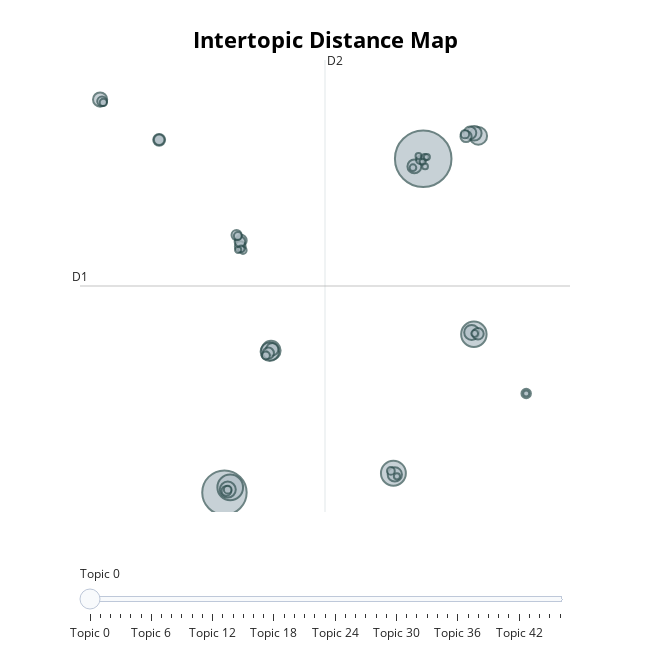

This figure's notebook cell:
### Code cell
# Visualise topics on a map
topic_model.visualize_topics()

### Figure 1 — Plotly figure (JSON) as saved in the notebook; plotly's stock layout.template omitted (floating-point values rounded to 4 significant figures; data arrays with more than 128 entries replaced by an {"elided": "..."} marker saying what was removed)
{"data": [{"customdata": {"elided": "47x3 mixed values"}, "hovertemplate": "<b>Topic %{customdata[0]}</b><br>%{customdata[1]}<br>Size: %{customdata[2]}", "legendgroup": "", "marker": {"color": "#B0BEC5", "line": {"color": "DarkSlateGrey", "width": 2}, "size": [4978, 3073, 1025, 1009, 964, 574, 528, 482, 400, 348, 336, 317, 313, 298, 245, 236, 221, 205, 198, 194, 193, 180, 176, 171, 158, 149, 144, 139, 109, 99, 99, 97, 94, 92, 83, 82, 75, 71, 70, 68, 61, 59, 58, 57, 56, 55, 51], "sizemode": "area", "sizeref": 3.111, "symbol": "circle"}, "mode": "markers", "name": "", "orientation": "v", "showlegend": false, "type": "scatter", "x": [13.56, -0.6935, -0.2793, 17.2, 11.42, 2.647, 2.562, 17.51, -0.4547, 17.04, 17.22, 11.53, -9.611, 12.93, 16.92, 2.74, -5.376, 17.49, 0.4982, 16.63, 2.458, 0.4408, 0.4188, -5.376, 0.1753, -0.5481, -9.474, 20.95, 16.56, 2.278, 13.34, 0.2678, 11.24, -0.4584, 0.6359, -9.379, 13.66, 17.25, 12.83, 0.5117, 0.2909, 11.68, 20.95, 13.52, 13.82, 13.22, 13.7], "xaxis": "x", "y": [16.26, -10.28, -9.87, 2.306, -8.741, 1.015, 0.9199, 18.07, -10.05, 2.451, 18.28, -8.843, 20.96, 15.65, 18.32, 1.111, 17.76, 2.338, 9.758, 18.03, 0.8013, 9.273, 9.662, 17.76, 10.19, -10.14, 20.83, -2.403, 18.21, 0.6121, 16.16, 10.12, -8.559, -10.05, 8.977, 20.73, 16.36, 2.364, 15.54, 9.091, 9.007, -8.992, -2.403, 16.03, 16.39, 16.48, 15.65], "yaxis": "y"}], "layout": {"annotations": [{"showarrow": false, "text": "D1", "x": -11.05, "y": 6.141, "yshift": 10}, {"showarrow": false, "text": "D2", "x": 6.518, "xshift": 10, "y": 24.11}], "height": 650, "hoverlabel": {"bgcolor": "white", "font": {"family": "Rockwell", "size": 16}}, "legend": {"itemsizing": "constant", "tracegroupgap": 0}, "margin": {"t": 60}, "shapes": [{"line": {"color": "#CFD8DC", "width": 2}, "type": "line", "x0": 6.518, "x1": 6.518, "y0": -11.83, "y1": 24.11}, {"line": {"color": "#9E9E9E", "width": 2}, "type": "line", "x0": -11.05, "x1": 24.09, "y0": 6.141, "y1": 6.141}], "sliders": [{"active": 0, "pad": {"t": 50}, "steps": [{"args": [{"marker.color": [["red", "#B0BEC5", "#B0BEC5", "#B0BEC5", "#B0BEC5", "#B0BEC5", "#B0BEC5", "#B0BEC5", "#B0BEC5", "#B0BEC5", "#B0BEC5", "#B0BEC5", "#B0BEC5", "#B0BEC5", "#B0BEC5", "#B0BEC5", "#B0BEC5", "#B0BEC5", "#B0BEC5", "#B0BEC5", "#B0BEC5", "#B0BEC5", "#B0BEC5", "#B0BEC5", "#B0BEC5", "#B0BEC5", "#B0BEC5", "#B0BEC5", "#B0BEC5", "#B0BEC5", "#B0BEC5", "#B0BEC5", "#B0BEC5", "#B0BEC5", "#B0BEC5", "#B0BEC5", "#B0BEC5", "#B0BEC5", "#B0BEC5", "#B0BEC5", "#B0BEC5", "#B0BEC5", "#B0BEC5", "#B0BEC5", "#B0BEC5", "#B0BEC5", "#B0BEC5"]]}], "label": "Topic 0", "method": "update"}, {"args": [{"marker.color": [["#B0BEC5", "red", "#B0BEC5", "#B0BEC5", "#B0BEC5", "#B0BEC5", "#B0BEC5", "#B0BEC5", "#B0BEC5", "#B0BEC5", "#B0BEC5", "#B0BEC5", "#B0BEC5", "#B0BEC5", "#B0BEC5", "#B0BEC5", "#B0BEC5", "#B0BEC5", "#B0BEC5", "#B0BEC5", "#B0BEC5", "#B0BEC5", "#B0BEC5", "#B0BEC5", "#B0BEC5", "#B0BEC5", "#B0BEC5", "#B0BEC5", "#B0BEC5", "#B0BEC5", "#B0BEC5", "#B0BEC5", "#B0BEC5", "#B0BEC5", "#B0BEC5", "#B0BEC5", "#B0BEC5", "#B0BEC5", "#B0BEC5", "#B0BEC5", "#B0BEC5", "#B0BEC5", "#B0BEC5", "#B0BEC5", "#B0BEC5", "#B0BEC5", "#B0BEC5"]]}], "label": "Topic 1", "method": "update"}, {"args": [{"marker.color": [["#B0BEC5", "#B0BEC5", "red", "#B0BEC5", "#B0BEC5", "#B0BEC5", "#B0BEC5", "#B0BEC5", "#B0BEC5", "#B0BEC5", "#B0BEC5", "#B0BEC5", "#B0BEC5", "#B0BEC5", "#B0BEC5", "#B0BEC5", "#B0BEC5", "#B0BEC5", "#B0BEC5", "#B0BEC5", "#B0BEC5", "#B0BEC5", "#B0BEC5", "#B0BEC5", "#B0BEC5", "#B0BEC5", "#B0BEC5", "#B0BEC5", "#B0BEC5", "#B0BEC5", "#B0BEC5", "#B0BEC5", "#B0BEC5", "#B0BEC5", "#B0BEC5", "#B0BEC5", "#B0BEC5", "#B0BEC5", "#B0BEC5", "#B0BEC5", "#B0BEC5", "#B0BEC5", "#B0BEC5", "#B0BEC5", "#B0BEC5", "#B0BEC5", "#B0BEC5"]]}], "label": "Topic 2", "method": "update"}, {"args": [{"marker.color": [["#B0BEC5", "#B0BEC5", "#B0BEC5", "red", "#B0BEC5", "#B0BEC5", "#B0BEC5", "#B0BEC5", "#B0BEC5", "#B0BEC5", "#B0BEC5", "#B0BEC5", "#B0BEC5", "#B0BEC5", "#B0BEC5", "#B0BEC5", "#B0BEC5", "#B0BEC5", "#B0BEC5", "#B0BEC5", "#B0BEC5", "#B0BEC5", "#B0BEC5", "#B0BEC5", "#B0BEC5", "#B0BEC5", "#B0BEC5", "#B0BEC5", "#B0BEC5", "#B0BEC5", "#B0BEC5", "#B0BEC5", "#B0BEC5", "#B0BEC5", "#B0BEC5", "#B0BEC5", "#B0BEC5", "#B0BEC5", "#B0BEC5", "#B0BEC5", "#B0BEC5", "#B0BEC5", "#B0BEC5", "#B0BEC5", "#B0BEC5", "#B0BEC5", "#B0BEC5"]]}], "label": "Topic 3", "method": "update"}, {"args": [{"marker.color": [["#B0BEC5", "#B0BEC5", "#B0BEC5", "#B0BEC5", "red", "#B0BEC5", "#B0BEC5", "#B0BEC5", "#B0BEC5", "#B0BEC5", "#B0BEC5", "#B0BEC5", "#B0BEC5", "#B0BEC5", "#B0BEC5", "#B0BEC5", "#B0BEC5", "#B0BEC5", "#B0BEC5", "#B0BEC5", "#B0BEC5", "#B0BEC5", "#B0BEC5", "#B0BEC5", "#B0BEC5", "#B0BEC5", "#B0BEC5", "#B0BEC5", "#B0BEC5", "#B0BEC5", "#B0BEC5", "#B0BEC5", "#B0BEC5", "#B0BEC5", "#B0BEC5", "#B0BEC5", "#B0BEC5", "#B0BEC5", "#B0BEC5", "#B0BEC5", "#B0BEC5", "#B0BEC5", "#B0BEC5", "#B0BEC5", "#B0BEC5", "#B0BEC5", "#B0BEC5"]]}], "label": "Topic 4", "method": "update"}, {"args": [{"marker.color": [["#B0BEC5", "#B0BEC5", "#B0BEC5", "#B0BEC5", "#B0BEC5", "red", "#B0BEC5", "#B0BEC5", "#B0BEC5", "#B0BEC5", "#B0BEC5", "#B0BEC5", "#B0BEC5", "#B0BEC5", "#B0BEC5", "#B0BEC5", "#B0BEC5", "#B0BEC5", "#B0BEC5", "#B0BEC5", "#B0BEC5", "#B0BEC5", "#B0BEC5", "#B0BEC5", "#B0BEC5", "#B0BEC5", "#B0BEC5", "#B0BEC5", "#B0BEC5", "#B0BEC5", "#B0BEC5", "#B0BEC5", "#B0BEC5", "#B0BEC5", "#B0BEC5", "#B0BEC5", "#B0BEC5", "#B0BEC5", "#B0BEC5", "#B0BEC5", "#B0BEC5", "#B0BEC5", "#B0BEC5", "#B0BEC5", "#B0BEC5", "#B0BEC5", "#B0BEC5"]]}], "label": "Topic 5", "method": "update"}, {"args": [{"marker.color": [["#B0BEC5", "#B0BEC5", "#B0BEC5", "#B0BEC5", "#B0BEC5", "#B0BEC5", "red", "#B0BEC5", "#B0BEC5", "#B0BEC5", "#B0BEC5", "#B0BEC5", "#B0BEC5", "#B0BEC5", "#B0BEC5", "#B0BEC5", "#B0BEC5", "#B0BEC5", "#B0BEC5", "#B0BEC5", "#B0BEC5", "#B0BEC5", "#B0BEC5", "#B0BEC5", "#B0BEC5", "#B0BEC5", "#B0BEC5", "#B0BEC5", "#B0BEC5", "#B0BEC5", "#B0BEC5", "#B0BEC5", "#B0BEC5", "#B0BEC5", "#B0BEC5", "#B0BEC5", "#B0BEC5", "#B0BEC5", "#B0BEC5", "#B0BEC5", "#B0BEC5", "#B0BEC5", "#B0BEC5", "#B0BEC5", "#B0BEC5", "#B0BEC5", "#B0BEC5"]]}], "label": "Topic 6", "method": "update"}, {"args": [{"marker.color": [["#B0BEC5", "#B0BEC5", "#B0BEC5", "#B0BEC5", "#B0BEC5", "#B0BEC5", "#B0BEC5", "red", "#B0BEC5", "#B0BEC5", "#B0BEC5", "#B0BEC5", "#B0BEC5", "#B0BEC5", "#B0BEC5", "#B0BEC5", "#B0BEC5", "#B0BEC5", "#B0BEC5", "#B0BEC5", "#B0BEC5", "#B0BEC5", "#B0BEC5", "#B0BEC5", "#B0BEC5", "#B0BEC5", "#B0BEC5", "#B0BEC5", "#B0BEC5", "#B0BEC5", "#B0BEC5", "#B0BEC5", "#B0BEC5", "#B0BEC5", "#B0BEC5", "#B0BEC5", "#B0BEC5", "#B0BEC5", "#B0BEC5", "#B0BEC5", "#B0BEC5", "#B0BEC5", "#B0BEC5", "#B0BEC5", "#B0BEC5", "#B0BEC5", "#B0BEC5"]]}], "label": "Topic 7", "method": "update"}, {"args": [{"marker.color": [["#B0BEC5", "#B0BEC5", "#B0BEC5", "#B0BEC5", "#B0BEC5", "#B0BEC5", "#B0BEC5", "#B0BEC5", "red", "#B0BEC5", "#B0BEC5", "#B0BEC5", "#B0BEC5", "#B0BEC5", "#B0BEC5", "#B0BEC5", "#B0BEC5", "#B0BEC5", "#B0BEC5", "#B0BEC5", "#B0BEC5", "#B0BEC5", "#B0BEC5", "#B0BEC5", "#B0BEC5", "#B0BEC5", "#B0BEC5", "#B0BEC5", "#B0BEC5", "#B0BEC5", "#B0BEC5", "#B0BEC5", "#B0BEC5", "#B0BEC5", "#B0BEC5", "#B0BEC5", "#B0BEC5", "#B0BEC5", "#B0BEC5", "#B0BEC5", "#B0BEC5", "#B0BEC5", "#B0BEC5", "#B0BEC5", "#B0BEC5", "#B0BEC5", "#B0BEC5"]]}], "label": "Topic 8", "method": "update"}, {"args": [{"marker.color": [["#B0BEC5", "#B0BEC5", "#B0BEC5", "#B0BEC5", "#B0BEC5", "#B0BEC5", "#B0BEC5", "#B0BEC5", "#B0BEC5", "red", "#B0BEC5", "#B0BEC5", "#B0BEC5", "#B0BEC5", "#B0BEC5", "#B0BEC5", "#B0BEC5", "#B0BEC5", "#B0BEC5", "#B0BEC5", "#B0BEC5", "#B0BEC5", "#B0BEC5", "#B0BEC5", "#B0BEC5", "#B0BEC5", "#B0BEC5", "#B0BEC5", "#B0BEC5", "#B0BEC5", "#B0BEC5", "#B0BEC5", "#B0BEC5", "#B0BEC5", "#B0BEC5", "#B0BEC5", "#B0BEC5", "#B0BEC5", "#B0BEC5", "#B0BEC5", "#B0BEC5", "#B0BEC5", "#B0BEC5", "#B0BEC5", "#B0BEC5", "#B0BEC5", "#B0BEC5"]]}], "label": "Topic 9", "method": "update"}, {"args": [{"marker.color": [["#B0BEC5", "#B0BEC5", "#B0BEC5", "#B0BEC5", "#B0BEC5", "#B0BEC5", "#B0BEC5", "#B0BEC5", "#B0BEC5", "#B0BEC5", "red", "#B0BEC5", "#B0BEC5", "#B0BEC5", "#B0BEC5", "#B0BEC5", "#B0BEC5", "#B0BEC5", "#B0BEC5", "#B0BEC5", "#B0BEC5", "#B0BEC5", "#B0BEC5", "#B0BEC5", "#B0BEC5", "#B0BEC5", "#B0BEC5", "#B0BEC5", "#B0BEC5", "#B0BEC5", "#B0BEC5", "#B0BEC5", "#B0BEC5", "#B0BEC5", "#B0BEC5", "#B0BEC5", "#B0BEC5", "#B0BEC5", "#B0BEC5", "#B0BEC5", "#B0BEC5", "#B0BEC5", "#B0BEC5", "#B0BEC5", "#B0BEC5", "#B0BEC5", "#B0BEC5"]]}], "label": "Topic 10", "method": "update"}, {"args": [{"marker.color": [["#B0BEC5", "#B0BEC5", "#B0BEC5", "#B0BEC5", "#B0BEC5", "#B0BEC5", "#B0BEC5", "#B0BEC5", "#B0BEC5", "#B0BEC5", "#B0BEC5", "red", "#B0BEC5", "#B0BEC5", "#B0BEC5", "#B0BEC5", "#B0BEC5", "#B0BEC5", "#B0BEC5", "#B0BEC5", "#B0BEC5", "#B0BEC5", "#B0BEC5", "#B0BEC5", "#B0BEC5", "#B0BEC5", "#B0BEC5", "#B0BEC5", "#B0BEC5", "#B0BEC5", "#B0BEC5", "#B0BEC5", "#B0BEC5", "#B0BEC5", "#B0BEC5", "#B0BEC5", "#B0BEC5", "#B0BEC5", "#B0BEC5", "#B0BEC5", "#B0BEC5", "#B0BEC5", "#B0BEC5", "#B0BEC5", "#B0BEC5", "#B0BEC5", "#B0BEC5"]]}], "label": "Topic 11", "method": "update"}, {"args": [{"marker.color": [["#B0BEC5", "#B0BEC5", "#B0BEC5", "#B0BEC5", "#B0BEC5", "#B0BEC5", "#B0BEC5", "#B0BEC5", "#B0BEC5", "#B0BEC5", "#B0BEC5", "#B0BEC5", "red", "#B0BEC5", "#B0BEC5", "#B0BEC5", "#B0BEC5", "#B0BEC5", "#B0BEC5", "#B0BEC5", "#B0BEC5", "#B0BEC5", "#B0BEC5", "#B0BEC5", "#B0BEC5", "#B0BEC5", "#B0BEC5", "#B0BEC5", "#B0BEC5", "#B0BEC5", "#B0BEC5", "#B0BEC5", "#B0BEC5", "#B0BEC5", "#B0BEC5", "#B0BEC5", "#B0BEC5", "#B0BEC5", "#B0BEC5", "#B0BEC5", "#B0BEC5", "#B0BEC5", "#B0BEC5", "#B0BEC5", "#B0BEC5", "#B0BEC5", "#B0BEC5"]]}], "label": "Topic 12", "method": "update"}, {"args": [{"marker.color": [["#B0BEC5", "#B0BEC5", "#B0BEC5", "#B0BEC5", "#B0BEC5", "#B0BEC5", "#B0BEC5", "#B0BEC5", "#B0BEC5", "#B0BEC5", "#B0BEC5", "#B0BEC5", "#B0BEC5", "red", "#B0BEC5", "#B0BEC5", "#B0BEC5", "#B0BEC5", "#B0BEC5", "#B0BEC5", "#B0BEC5", "#B0BEC5", "#B0BEC5", "#B0BEC5", "#B0BEC5", "#B0BEC5", "#B0BEC5", "#B0BEC5", "#B0BEC5", "#B0BEC5", "#B0BEC5", "#B0BEC5", "#B0BEC5", "#B0BEC5", "#B0BEC5", "#B0BEC5", "#B0BEC5", "#B0BEC5", "#B0BEC5", "#B0BEC5", "#B0BEC5", "#B0BEC5", "#B0BEC5", "#B0BEC5", "#B0BEC5", "#B0BEC5", "#B0BEC5"]]}], "label": "Topic 13", "method": "update"}, {"args": [{"marker.color": [["#B0BEC5", "#B0BEC5", "#B0BEC5", "#B0BEC5", "#B0BEC5", "#B0BEC5", "#B0BEC5", "#B0BEC5", "#B0BEC5", "#B0BEC5", "#B0BEC5", "#B0BEC5", "#B0BEC5", "#B0BEC5", "red", "#B0BEC5", "#B0BEC5", "#B0BEC5", "#B0BEC5", "#B0BEC5", "#B0BEC5", "#B0BEC5", "#B0BEC5", "#B0BEC5", "#B0BEC5", "#B0BEC5", "#B0BEC5", "#B0BEC5", "#B0BEC5", "#B0BEC5", "#B0BEC5", "#B0BEC5", "#B0BEC5", "#B0BEC5", "#B0BEC5", "#B0BEC5", "#B0BEC5", "#B0BEC5", "#B0BEC5", "#B0BEC5", "#B0BEC5", "#B0BEC5", "#B0BEC5", "#B0BEC5", "#B0BEC5", "#B0BEC5", "#B0BEC5"]]}], "label": "Topic 14", "method": "update"}, {"args": [{"marker.color": [["#B0BEC5", "#B0BEC5", "#B0BEC5", "#B0BEC5", "#B0BEC5", "#B0BEC5", "#B0BEC5", "#B0BEC5", "#B0BEC5", "#B0BEC5", "#B0BEC5", "#B0BEC5", "#B0BEC5", "#B0BEC5", "#B0BEC5", "red", "#B0BEC5", "#B0BEC5", "#B0BEC5", "#B0BEC5", "#B0BEC5", "#B0BEC5", "#B0BEC5", "#B0BEC5", "#B0BEC5", "#B0BEC5", "#B0BEC5", "#B0BEC5", "#B0BEC5", "#B0BEC5", "#B0BEC5", "#B0BEC5", "#B0BEC5", "#B0BEC5", "#B0BEC5", "#B0BEC5", "#B0BEC5", "#B0BEC5", "#B0BEC5", "#B0BEC5", "#B0BEC5", "#B0BEC5", "#B0BEC5", "#B0BEC5", "#B0BEC5", "#B0BEC5", "#B0BEC5"]]}], "label": "Topic 15", "method": "update"}, {"args": [{"marker.color": [["#B0BEC5", "#B0BEC5", "#B0BEC5", "#B0BEC5", "#B0BEC5", "#B0BEC5", "#B0BEC5", "#B0BEC5", "#B0BEC5", "#B0BEC5", "#B0BEC5", "#B0BEC5", "#B0BEC5", "#B0BEC5", "#B0BEC5", "#B0BEC5", "red", "#B0BEC5", "#B0BEC5", "#B0BEC5", "#B0BEC5", "#B0BEC5", "#B0BEC5", "#B0BEC5", "#B0BEC5", "#B0BEC5", "#B0BEC5", "#B0BEC5", "#B0BEC5", "#B0BEC5", "#B0BEC5", "#B0BEC5", "#B0BEC5", "#B0BEC5", "#B0BEC5", "#B0BEC5", "#B0BEC5", "#B0BEC5", "#B0BEC5", "#B0BEC5", "#B0BEC5", "#B0BEC5", "#B0BEC5", "#B0BEC5", "#B0BEC5", "#B0BEC5", "#B0BEC5"]]}], "label": "Topic 16", "method": "update"}, {"args": [{"marker.color": [["#B0BEC5", "#B0BEC5", "#B0BEC5", "#B0BEC5", "#B0BEC5", "#B0BEC5", "#B0BEC5", "#B0BEC5", "#B0BEC5", "#B0BEC5", "#B0BEC5", "#B0BEC5", "#B0BEC5", "#B0BEC5", "#B0BEC5", "#B0BEC5", "#B0BEC5", "red", "#B0BEC5", "#B0BEC5", "#B0BEC5", "#B0BEC5", "#B0BEC5", "#B0BEC5", "#B0BEC5", "#B0BEC5", "#B0BEC5", "#B0BEC5", "#B0BEC5", "#B0BEC5", "#B0BEC5", "#B0BEC5", "#B0BEC5", "#B0BEC5", "#B0BEC5", "#B0BEC5", "#B0BEC5", "#B0BEC5", "#B0BEC5", "#B0BEC5", "#B0BEC5", "#B0BEC5", "#B0BEC5", "#B0BEC5", "#B0BEC5", "#B0BEC5", "#B0BEC5"]]}], "label": "Topic 17", "method": "update"}, {"args": [{"marker.color": [["#B0BEC5", "#B0BEC5", "#B0BEC5", "#B0BEC5", "#B0BEC5", "#B0BEC5", "#B0BEC5", "#B0BEC5", "#B0BEC5", "#B0BEC5", "#B0BEC5", "#B0BEC5", "#B0BEC5", "#B0BEC5", "#B0BEC5", "#B0BEC5", "#B0BEC5", "#B0BEC5", "red", "#B0BEC5", "#B0BEC5", "#B0BEC5", "#B0BEC5", "#B0BEC5", "#B0BEC5", "#B0BEC5", "#B0BEC5", "#B0BEC5", "#B0BEC5", "#B0BEC5", "#B0BEC5", "#B0BEC5", "#B0BEC5", "#B0BEC5", "#B0BEC5", "#B0BEC5", "#B0BEC5", "#B0BEC5", "#B0BEC5", "#B0BEC5", "#B0BEC5", "#B0BEC5", "#B0BEC5", "#B0BEC5", "#B0BEC5", "#B0BEC5", "#B0BEC5"]]}], "label": "Topic 18", "method": "update"}, {"args": [{"marker.color": [["#B0BEC5", "#B0BEC5", "#B0BEC5", "#B0BEC5", "#B0BEC5", "#B0BEC5", "#B0BEC5", "#B0BEC5", "#B0BEC5", "#B0BEC5", "#B0BEC5", "#B0BEC5", "#B0BEC5", "#B0BEC5", "#B0BEC5", "#B0BEC5", "#B0BEC5", "#B0BEC5", "#B0BEC5", "red", "#B0BEC5", "#B0BEC5", "#B0BEC5", "#B0BEC5", "#B0BEC5", "#B0BEC5", "#B0BEC5", "#B0BEC5", "#B0BEC5", "#B0BEC5", "#B0BEC5", "#B0BEC5", "#B0BEC5", "#B0BEC5", "#B0BEC5", "#B0BEC5", "#B0BEC5", "#B0BEC5", "#B0BEC5", "#B0BEC5", "#B0BEC5", "#B0BEC5", "#B0BEC5", "#B0BEC5", "#B0BEC5", "#B0BEC5", "#B0BEC5"]]}], "label": "Topic 19", "method": "update"}, {"args": [{"marker.color": [["#B0BEC5", "#B0BEC5", "#B0BEC5", "#B0BEC5", "#B0BEC5", "#B0BEC5", "#B0BEC5", "#B0BEC5", "#B0BEC5", "#B0BEC5", "#B0BEC5", "#B0BEC5", "#B0BEC5", "#B0BEC5", "#B0BEC5", "#B0BEC5", "#B0BEC5", "#B0BEC5", "#B0BEC5", "#B0BEC5", "red", "#B0BEC5", "#B0BEC5", "#B0BEC5", "#B0BEC5", "#B0BEC5", "#B0BEC5", "#B0BEC5", "#B0BEC5", "#B0BEC5", "#B0BEC5", "#B0BEC5", "#B0BEC5", "#B0BEC5", "#B0BEC5", "#B0BEC5", "#B0BEC5", "#B0BEC5", "#B0BEC5", "#B0BEC5", "#B0BEC5", "#B0BEC5", "#B0BEC5", "#B0BEC5", "#B0BEC5", "#B0BEC5", "#B0BEC5"]]}], "label": "Topic 20", "method": "update"}, {"args": [{"marker.color": [["#B0BEC5", "#B0BEC5", "#B0BEC5", "#B0BEC5", "#B0BEC5", "#B0BEC5", "#B0BEC5", "#B0BEC5", "#B0BEC5", "#B0BEC5", "#B0BEC5", "#B0BEC5", "#B0BEC5", "#B0BEC5", "#B0BEC5", "#B0BEC5", "#B0BEC5", "#B0BEC5", "#B0BEC5", "#B0BEC5", "#B0BEC5", "red", "#B0BEC5", "#B0BEC5", "#B0BEC5", "#B0BEC5", "#B0BEC5", "#B0BEC5", "#B0BEC5", "#B0BEC5", "#B0BEC5", "#B0BEC5", "#B0BEC5", "#B0BEC5", "#B0BEC5", "#B0BEC5", "#B0BEC5", "#B0BEC5", "#B0BEC5", "#B0BEC5", "#B0BEC5", "#B0BEC5", "#B0BEC5", "#B0BEC5", "#B0BEC5", "#B0BEC5", "#B0BEC5"]]}], "label": "Topic 21", "method": "update"}, {"args": [{"marker.color": [["#B0BEC5", "#B0BEC5", "#B0BEC5", "#B0BEC5", "#B0BEC5", "#B0BEC5", "#B0BEC5", "#B0BEC5", "#B0BEC5", "#B0BEC5", "#B0BEC5", "#B0BEC5", "#B0BEC5", "#B0BEC5", "#B0BEC5", "#B0BEC5", "#B0BEC5", "#B0BEC5", "#B0BEC5", "#B0BEC5", "#B0BEC5", "#B0BEC5", "red", "#B0BEC5", "#B0BEC5", "#B0BEC5", "#B0BEC5", "#B0BEC5", "#B0BEC5", "#B0BEC5", "#B0BEC5", "#B0BEC5", "#B0BEC5", "#B0BEC5", "#B0BEC5", "#B0BEC5", "#B0BEC5", "#B0BEC5", "#B0BEC5", "#B0BEC5", "#B0BEC5", "#B0BEC5", "#B0BEC5", "#B0BEC5", "#B0BEC5", "#B0BEC5", "#B0BEC5"]]}], "label": "Topic 22", "method": "update"}, {"args": [{"marker.color": [["#B0BEC5", "#B0BEC5", "#B0BEC5", "#B0BEC5", "#B0BEC5", "#B0BEC5", "#B0BEC5", "#B0BEC5", "#B0BEC5", "#B0BEC5", "#B0BEC5", "#B0BEC5", "#B0BEC5", "#B0BEC5", "#B0BEC5", "#B0BEC5", "#B0BEC5", "#B0BEC5", "#B0BEC5", "#B0BEC5", "#B0BEC5", "#B0BEC5", "#B0BEC5", "red", "#B0BEC5", "#B0BEC5", "#B0BEC5", "#B0BEC5", "#B0BEC5", "#B0BEC5", "#B0BEC5", "#B0BEC5", "#B0BEC5", "#B0BEC5", "#B0BEC5", "#B0BEC5", "#B0BEC5", "#B0BEC5", "#B0BEC5", "#B0BEC5", "#B0BEC5", "#B0BEC5", "#B0BEC5", "#B0BEC5", "#B0BEC5", "#B0BEC5", "#B0BEC5"]]}], "label": "Topic 23", "method": "update"}, {"args": [{"marker.color": [["#B0BEC5", "#B0BEC5", "#B0BEC5", "#B0BEC5", "#B0BEC5", "#B0BEC5", "#B0BEC5", "#B0BEC5", "#B0BEC5", "#B0BEC5", "#B0BEC5", "#B0BEC5", "#B0BEC5", "#B0BEC5", "#B0BEC5", "#B0BEC5", "#B0BEC5", "#B0BEC5", "#B0BEC5", "#B0BEC5", "#B0BEC5", "#B0BEC5", "#B0BEC5", "#B0BEC5", "red", "#B0BEC5", "#B0BEC5", "#B0BEC5", "#B0BEC5", "#B0BEC5", "#B0BEC5", "#B0BEC5", "#B0BEC5", "#B0BEC5", "#B0BEC5", "#B0BEC5", "#B0BEC5", "#B0BEC5", "#B0BEC5", "#B0BEC5", "#B0BEC5", "#B0BEC5", "#B0BEC5", "#B0BEC5", "#B0BEC5", "#B0BEC5", "#B0BEC5"]]}], "label": "Topic 24", "method": "update"}, {"args": [{"marker.color": [["#B0BEC5", "#B0BEC5", "#B0BEC5", "#B0BEC5", "#B0BEC5", "#B0BEC5", "#B0BEC5", "#B0BEC5", "#B0BEC5", "#B0BEC5", "#B0BEC5", "#B0BEC5", "#B0BEC5", "#B0BEC5", "#B0BEC5", "#B0BEC5", "#B0BEC5", "#B0BEC5", "#B0BEC5", "#B0BEC5", "#B0BEC5", "#B0BEC5", "#B0BEC5", "#B0BEC5", "#B0BEC5", "red", "#B0BEC5", "#B0BEC5", "#B0BEC5", "#B0BEC5", "#B0BEC5", "#B0BEC5", "#B0BEC5", "#B0BEC5", "#B0BEC5", "#B0BEC5", "#B0BEC5", "#B0BEC5", "#B0BEC5", "#B0BEC5", "#B0BEC5", "#B0BEC5", "#B0BEC5", "#B0BEC5", "#B0BEC5", "#B0BEC5", "#B0BEC5"]]}], "label": "Topic 25", "method": "update"}, {"args": [{"marker.color": [["#B0BEC5", "#B0BEC5", "#B0BEC5", "#B0BEC5", "#B0BEC5", "#B0BEC5", "#B0BEC5", "#B0BEC5", "#B0BEC5", "#B0BEC5", "#B0BEC5", "#B0BEC5", "#B0BEC5", "#B0BEC5", "#B0BEC5", "#B0BEC5", "#B0BEC5", "#B0BEC5", "#B0BEC5", "#B0BEC5", "#B0BEC5", "#B0BEC5", "#B0BEC5", "#B0BEC5", "#B0BEC5", "#B0BEC5", "red", "#B0BEC5", "#B0BEC5", "#B0BEC5", "#B0BEC5", "#B0BEC5", "#B0BEC5", "#B0BEC5", "#B0BEC5", "#B0BEC5", "#B0BEC5", "#B0BEC5", "#B0BEC5", "#B0BEC5", "#B0BEC5", "#B0BEC5", "#B0BEC5", "#B0BEC5", "#B0BEC5", "#B0BEC5", "#B0BEC5"]]}], "label": "Topic 26", "method": "update"}, {"args": [{"marker.color": [["#B0BEC5", "#B0BEC5", "#B0BEC5", "#B0BEC5", "#B0BEC5", "#B0BEC5", "#B0BEC5", "#B0BEC5", "#B0BEC5", "#B0BEC5", "#B0BEC5", "#B0BEC5", "#B0BEC5", "#B0BEC5", "#B0BEC5", "#B0BEC5", "#B0BEC5", "#B0BEC5", "#B0BEC5", "#B0BEC5", "#B0BEC5", "#B0BEC5", "#B0BEC5", "#B0BEC5", "#B0BEC5", "#B0BEC5", "#B0BEC5", "red", "#B0BEC5", "#B0BEC5", "#B0BEC5", "#B0BEC5", "#B0BEC5", "#B0BEC5", "#B0BEC5", "#B0BEC5", "#B0BEC5", "#B0BEC5", "#B0BEC5", "#B0BEC5", "#B0BEC5", "#B0BEC5", "#B0BEC5", "#B0BEC5", "#B0BEC5", "#B0BEC5", "#B0BEC5"]]}], "label": "Topic 27", "method": "update"}, {"args": [{"marker.color": [["#B0BEC5", "#B0BEC5", "#B0BEC5", "#B0BEC5", "#B0BEC5", "#B0BEC5", "#B0BEC5", "#B0BEC5", "#B0BEC5", "#B0BEC5", "#B0BEC5", "#B0BEC5", "#B0BEC5", "#B0BEC5", "#B0BEC5", "#B0BEC5", "#B0BEC5", "#B0BEC5", "#B0BEC5", "#B0BEC5", "#B0BEC5", "#B0BEC5", "#B0BEC5", "#B0BEC5", "#B0BEC5", "#B0BEC5", "#B0BEC5", "#B0BEC5", "red", "#B0BEC5", "#B0BEC5", "#B0BEC5", "#B0BEC5", "#B0BEC5", "#B0BEC5", "#B0BEC5", "#B0BEC5", "#B0BEC5", "#B0BEC5", "#B0BEC5", "#B0BEC5", "#B0BEC5", "#B0BEC5", "#B0BEC5", "#B0BEC5", "#B0BEC5", "#B0BEC5"]]}], "label": "Topic 28", "method": "update"}, {"args": [{"marker.color": [["#B0BEC5", "#B0BEC5", "#B0BEC5", "#B0BEC5", "#B0BEC5", "#B0BEC5", "#B0BEC5", "#B0BEC5", "#B0BEC5", "#B0BEC5", "#B0BEC5", "#B0BEC5", "#B0BEC5", "#B0BEC5", "#B0BEC5", "#B0BEC5", "#B0BEC5", "#B0BEC5", "#B0BEC5", "#B0BEC5", "#B0BEC5", "#B0BEC5", "#B0BEC5", "#B0BEC5", "#B0BEC5", "#B0BEC5", "#B0BEC5", "#B0BEC5", "#B0BEC5", "red", "#B0BEC5", "#B0BEC5", "#B0BEC5", "#B0BEC5", "#B0BEC5", "#B0BEC5", "#B0BEC5", "#B0BEC5", "#B0BEC5", "#B0BEC5", "#B0BEC5", "#B0BEC5", "#B0BEC5", "#B0BEC5", "#B0BEC5", "#B0BEC5", "#B0BEC5"]]}], "label": "Topic 29", "method": "update"}, {"args": [{"marker.color": [["#B0BEC5", "#B0BEC5", "#B0BEC5", "#B0BEC5", "#B0BEC5", "#B0BEC5", "#B0BEC5", "#B0BEC5", "#B0BEC5", "#B0BEC5", "#B0BEC5", "#B0BEC5", "#B0BEC5", "#B0BEC5", "#B0BEC5", "#B0BEC5", "#B0BEC5", "#B0BEC5", "#B0BEC5", "#B0BEC5", "#B0BEC5", "#B0BEC5", "#B0BEC5", "#B0BEC5", "#B0BEC5", "#B0BEC5", "#B0BEC5", "#B0BEC5", "#B0BEC5", "#B0BEC5", "red", "#B0BEC5", "#B0BEC5", "#B0BEC5", "#B0BEC5", "#B0BEC5", "#B0BEC5", "#B0BEC5", "#B0BEC5", "#B0BEC5", "#B0BEC5", "#B0BEC5", "#B0BEC5", "#B0BEC5", "#B0BEC5", "#B0BEC5", "#B0BEC5"]]}], "label": "Topic 30", "method": "update"}, {"args": [{"marker.color": [["#B0BEC5", "#B0BEC5", "#B0BEC5", "#B0BEC5", "#B0BEC5", "#B0BEC5", "#B0BEC5", "#B0BEC5", "#B0BEC5", "#B0BEC5", "#B0BEC5", "#B0BEC5", "#B0BEC5", "#B0BEC5", "#B0BEC5", "#B0BEC5", "#B0BEC5", "#B0BEC5", "#B0BEC5", "#B0BEC5", "#B0BEC5", "#B0BEC5", "#B0BEC5", "#B0BEC5", "#B0BEC5", "#B0BEC5", "#B0BEC5", "#B0BEC5", "#B0BEC5", "#B0BEC5", "#B0BEC5", "red", "#B0BEC5", "#B0BEC5", "#B0BEC5", "#B0BEC5", "#B0BEC5", "#B0BEC5", "#B0BEC5", "#B0BEC5", "#B0BEC5", "#B0BEC5", "#B0BEC5", "#B0BEC5", "#B0BEC5", "#B0BEC5", "#B0BEC5"]]}], "label": "Topic 31", "method": "update"}, {"args": [{"marker.color": [["#B0BEC5", "#B0BEC5", "#B0BEC5", "#B0BEC5", "#B0BEC5", "#B0BEC5", "#B0BEC5", "#B0BEC5", "#B0BEC5", "#B0BEC5", "#B0BEC5", "#B0BEC5", "#B0BEC5", "#B0BEC5", "#B0BEC5", "#B0BEC5", "#B0BEC5", "#B0BEC5", "#B0BEC5", "#B0BEC5", "#B0BEC5", "#B0BEC5", "#B0BEC5", "#B0BEC5", "#B0BEC5", "#B0BEC5", "#B0BEC5", "#B0BEC5", "#B0BEC5", "#B0BEC5", "#B0BEC5", "#B0BEC5", "red", "#B0BEC5", "#B0BEC5", "#B0BEC5", "#B0BEC5", "#B0BEC5", "#B0BEC5", "#B0BEC5", "#B0BEC5", "#B0BEC5", "#B0BEC5", "#B0BEC5", "#B0BEC5", "#B0BEC5", "#B0BEC5"]]}], "label": "Topic 32", "method": "update"}, {"args": [{"marker.color": [["#B0BEC5", "#B0BEC5", "#B0BEC5", "#B0BEC5", "#B0BEC5", "#B0BEC5", "#B0BEC5", "#B0BEC5", "#B0BEC5", "#B0BEC5", "#B0BEC5", "#B0BEC5", "#B0BEC5", "#B0BEC5", "#B0BEC5", "#B0BEC5", "#B0BEC5", "#B0BEC5", "#B0BEC5", "#B0BEC5", "#B0BEC5", "#B0BEC5", "#B0BEC5", "#B0BEC5", "#B0BEC5", "#B0BEC5", "#B0BEC5", "#B0BEC5", "#B0BEC5", "#B0BEC5", "#B0BEC5", "#B0BEC5", "#B0BEC5", "red", "#B0BEC5", "#B0BEC5", "#B0BEC5", "#B0BEC5", "#B0BEC5", "#B0BEC5", "#B0BEC5", "#B0BEC5", "#B0BEC5", "#B0BEC5", "#B0BEC5", "#B0BEC5", "#B0BEC5"]]}], "label": "Topic 33", "method": "update"}, {"args": [{"marker.color": [["#B0BEC5", "#B0BEC5", "#B0BEC5", "#B0BEC5", "#B0BEC5", "#B0BEC5", "#B0BEC5", "#B0BEC5", "#B0BEC5", "#B0BEC5", "#B0BEC5", "#B0BEC5", "#B0BEC5", "#B0BEC5", "#B0BEC5", "#B0BEC5", "#B0BEC5", "#B0BEC5", "#B0BEC5", "#B0BEC5", "#B0BEC5", "#B0BEC5", "#B0BEC5", "#B0BEC5", "#B0BEC5", "#B0BEC5", "#B0BEC5", "#B0BEC5", "#B0BEC5", "#B0BEC5", "#B0BEC5", "#B0BEC5", "#B0BEC5", "#B0BEC5", "red", "#B0BEC5", "#B0BEC5", "#B0BEC5", "#B0BEC5", "#B0BEC5", "#B0BEC5", "#B0BEC5", "#B0BEC5", "#B0BEC5", "#B0BEC5", "#B0BEC5", "#B0BEC5"]]}], "label": "Topic 34", "method": "update"}, {"args": [{"marker.color": [["#B0BEC5", "#B0BEC5", "#B0BEC5", "#B0BEC5", "#B0BEC5", "#B0BEC5", "#B0BEC5", "#B0BEC5", "#B0BEC5", "#B0BEC5", "#B0BEC5", "#B0BEC5", "#B0BEC5", "#B0BEC5", "#B0BEC5", "#B0BEC5", "#B0BEC5", "#B0BEC5", "#B0BEC5", "#B0BEC5", "#B0BEC5", "#B0BEC5", "#B0BEC5", "#B0BEC5", "#B0BEC5", "#B0BEC5", "#B0BEC5", "#B0BEC5", "#B0BEC5", "#B0BEC5", "#B0BEC5", "#B0BEC5", "#B0BEC5", "#B0BEC5", "#B0BEC5", "red", "#B0BEC5", "#B0BEC5", "#B0BEC5", "#B0BEC5", "#B0BEC5", "#B0BEC5", "#B0BEC5", "#B0BEC5", "#B0BEC5", "#B0BEC5", "#B0BEC5"]]}], "label": "Topic 35", "method": "update"}, {"args": [{"marker.color": [["#B0BEC5", "#B0BEC5", "#B0BEC5", "#B0BEC5", "#B0BEC5", "#B0BEC5", "#B0BEC5", "#B0BEC5", "#B0BEC5", "#B0BEC5", "#B0BEC5", "#B0BEC5", "#B0BEC5", "#B0BEC5", "#B0BEC5", "#B0BEC5", "#B0BEC5", "#B0BEC5", "#B0BEC5", "#B0BEC5", "#B0BEC5", "#B0BEC5", "#B0BEC5", "#B0BEC5", "#B0BEC5", "#B0BEC5", "#B0BEC5", "#B0BEC5", "#B0BEC5", "#B0BEC5", "#B0BEC5", "#B0BEC5", "#B0BEC5", "#B0BEC5", "#B0BEC5", "#B0BEC5", "red", "#B0BEC5", "#B0BEC5", "#B0BEC5", "#B0BEC5", "#B0BEC5", "#B0BEC5", "#B0BEC5", "#B0BEC5", "#B0BEC5", "#B0BEC5"]]}], "label": "Topic 36", "method": "update"}, {"args": [{"marker.color": [["#B0BEC5", "#B0BEC5", "#B0BEC5", "#B0BEC5", "#B0BEC5", "#B0BEC5", "#B0BEC5", "#B0BEC5", "#B0BEC5", "#B0BEC5", "#B0BEC5", "#B0BEC5", "#B0BEC5", "#B0BEC5", "#B0BEC5", "#B0BEC5", "#B0BEC5", "#B0BEC5", "#B0BEC5", "#B0BEC5", "#B0BEC5", "#B0BEC5", "#B0BEC5", "#B0BEC5", "#B0BEC5", "#B0BEC5", "#B0BEC5", "#B0BEC5", "#B0BEC5", "#B0BEC5", "#B0BEC5", "#B0BEC5", "#B0BEC5", "#B0BEC5", "#B0BEC5", "#B0BEC5", "#B0BEC5", "red", "#B0BEC5", "#B0BEC5", "#B0BEC5", "#B0BEC5", "#B0BEC5", "#B0BEC5", "#B0BEC5", "#B0BEC5", "#B0BEC5"]]}], "label": "Topic 37", "method": "update"}, {"args": [{"marker.color": [["#B0BEC5", "#B0BEC5", "#B0BEC5", "#B0BEC5", "#B0BEC5", "#B0BEC5", "#B0BEC5", "#B0BEC5", "#B0BEC5", "#B0BEC5", "#B0BEC5", "#B0BEC5", "#B0BEC5", "#B0BEC5", "#B0BEC5", "#B0BEC5", "#B0BEC5", "#B0BEC5", "#B0BEC5", "#B0BEC5", "#B0BEC5", "#B0BEC5", "#B0BEC5", "#B0BEC5", "#B0BEC5", "#B0BEC5", "#B0BEC5", "#B0BEC5", "#B0BEC5", "#B0BEC5", "#B0BEC5", "#B0BEC5", "#B0BEC5", "#B0BEC5", "#B0BEC5", "#B0BEC5", "#B0BEC5", "#B0BEC5", "red", "#B0BEC5", "#B0BEC5", "#B0BEC5", "#B0BEC5", "#B0BEC5", "#B0BEC5", "#B0BEC5", "#B0BEC5"]]}], "label": "Topic 38", "method": "update"}, {"args": [{"marker.color": [["#B0BEC5", "#B0BEC5", "#B0BEC5", "#B0BEC5", "#B0BEC5", "#B0BEC5", "#B0BEC5", "#B0BEC5", "#B0BEC5", "#B0BEC5", "#B0BEC5", "#B0BEC5", "#B0BEC5", "#B0BEC5", "#B0BEC5", "#B0BEC5", "#B0BEC5", "#B0BEC5", "#B0BEC5", "#B0BEC5", "#B0BEC5", "#B0BEC5", "#B0BEC5", "#B0BEC5", "#B0BEC5", "#B0BEC5", "#B0BEC5", "#B0BEC5", "#B0BEC5", "#B0BEC5", "#B0BEC5", "#B0BEC5", "#B0BEC5", "#B0BEC5", "#B0BEC5", "#B0BEC5", "#B0BEC5", "#B0BEC5", "#B0BEC5", "red", "#B0BEC5", "#B0BEC5", "#B0BEC5", "#B0BEC5", "#B0BEC5", "#B0BEC5", "#B0BEC5"]]}], "label": "Topic 39", "method": "update"}, {"args": [{"marker.color": [["#B0BEC5", "#B0BEC5", "#B0BEC5", "#B0BEC5", "#B0BEC5", "#B0BEC5", "#B0BEC5", "#B0BEC5", "#B0BEC5", "#B0BEC5", "#B0BEC5", "#B0BEC5", "#B0BEC5", "#B0BEC5", "#B0BEC5", "#B0BEC5", "#B0BEC5", "#B0BEC5", "#B0BEC5", "#B0BEC5", "#B0BEC5", "#B0BEC5", "#B0BEC5", "#B0BEC5", "#B0BEC5", "#B0BEC5", "#B0BEC5", "#B0BEC5", "#B0BEC5", "#B0BEC5", "#B0BEC5", "#B0BEC5", "#B0BEC5", "#B0BEC5", "#B0BEC5", "#B0BEC5", "#B0BEC5", "#B0BEC5", "#B0BEC5", "#B0BEC5", "red", "#B0BEC5", "#B0BEC5", "#B0BEC5", "#B0BEC5", "#B0BEC5", "#B0BEC5"]]}], "label": "Topic 40", "method": "update"}, {"args": [{"marker.color": [["#B0BEC5", "#B0BEC5", "#B0BEC5", "#B0BEC5", "#B0BEC5", "#B0BEC5", "#B0BEC5", "#B0BEC5", "#B0BEC5", "#B0BEC5", "#B0BEC5", "#B0BEC5", "#B0BEC5", "#B0BEC5", "#B0BEC5", "#B0BEC5", "#B0BEC5", "#B0BEC5", "#B0BEC5", "#B0BEC5", "#B0BEC5", "#B0BEC5", "#B0BEC5", "#B0BEC5", "#B0BEC5", "#B0BEC5", "#B0BEC5", "#B0BEC5", "#B0BEC5", "#B0BEC5", "#B0BEC5", "#B0BEC5", "#B0BEC5", "#B0BEC5", "#B0BEC5", "#B0BEC5", "#B0BEC5", "#B0BEC5", "#B0BEC5", "#B0BEC5", "#B0BEC5", "red", "#B0BEC5", "#B0BEC5", "#B0BEC5", "#B0BEC5", "#B0BEC5"]]}], "label": "Topic 41", "method": "update"}, {"args": [{"marker.color": [["#B0BEC5", "#B0BEC5", "#B0BEC5", "#B0BEC5", "#B0BEC5", "#B0BEC5", "#B0BEC5", "#B0BEC5", "#B0BEC5", "#B0BEC5", "#B0BEC5", "#B0BEC5", "#B0BEC5", "#B0BEC5", "#B0BEC5", "#B0BEC5", "#B0BEC5", "#B0BEC5", "#B0BEC5", "#B0BEC5", "#B0BEC5", "#B0BEC5", "#B0BEC5", "#B0BEC5", "#B0BEC5", "#B0BEC5", "#B0BEC5", "#B0BEC5", "#B0BEC5", "#B0BEC5", "#B0BEC5", "#B0BEC5", "#B0BEC5", "#B0BEC5", "#B0BEC5", "#B0BEC5", "#B0BEC5", "#B0BEC5", "#B0BEC5", "#B0BEC5", "#B0BEC5", "#B0BEC5", "red", "#B0BEC5", "#B0BEC5", "#B0BEC5", "#B0BEC5"]]}], "label": "Topic 42", "method": "update"}, {"args": [{"marker.color": [["#B0BEC5", "#B0BEC5", "#B0BEC5", "#B0BEC5", "#B0BEC5", "#B0BEC5", "#B0BEC5", "#B0BEC5", "#B0BEC5", "#B0BEC5", "#B0BEC5", "#B0BEC5", "#B0BEC5", "#B0BEC5", "#B0BEC5", "#B0BEC5", "#B0BEC5", "#B0BEC5", "#B0BEC5", "#B0BEC5", "#B0BEC5", "#B0BEC5", "#B0BEC5", "#B0BEC5", "#B0BEC5", "#B0BEC5", "#B0BEC5", "#B0BEC5", "#B0BEC5", "#B0BEC5", "#B0BEC5", "#B0BEC5", "#B0BEC5", "#B0BEC5", "#B0BEC5", "#B0BEC5", "#B0BEC5", "#B0BEC5", "#B0BEC5", "#B0BEC5", "#B0BEC5", "#B0BEC5", "#B0BEC5", "red", "#B0BEC5", "#B0BEC5", "#B0BEC5"]]}], "label": "Topic 43", "method": "update"}, {"args": [{"marker.color": [["#B0BEC5", "#B0BEC5", "#B0BEC5", "#B0BEC5", "#B0BEC5", "#B0BEC5", "#B0BEC5", "#B0BEC5", "#B0BEC5", "#B0BEC5", "#B0BEC5", "#B0BEC5", "#B0BEC5", "#B0BEC5", "#B0BEC5", "#B0BEC5", "#B0BEC5", "#B0BEC5", "#B0BEC5", "#B0BEC5", "#B0BEC5", "#B0BEC5", "#B0BEC5", "#B0BEC5", "#B0BEC5", "#B0BEC5", "#B0BEC5", "#B0BEC5", "#B0BEC5", "#B0BEC5", "#B0BEC5", "#B0BEC5", "#B0BEC5", "#B0BEC5", "#B0BEC5", "#B0BEC5", "#B0BEC5", "#B0BEC5", "#B0BEC5", "#B0BEC5", "#B0BEC5", "#B0BEC5", "#B0BEC5", "#B0BEC5", "red", "#B0BEC5", "#B0BEC5"]]}], "label": "Topic 44", "method": "update"}, {"args": [{"marker.color": [["#B0BEC5", "#B0BEC5", "#B0BEC5", "#B0BEC5", "#B0BEC5", "#B0BEC5", "#B0BEC5", "#B0BEC5", "#B0BEC5", "#B0BEC5", "#B0BEC5", "#B0BEC5", "#B0BEC5", "#B0BEC5", "#B0BEC5", "#B0BEC5", "#B0BEC5", "#B0BEC5", "#B0BEC5", "#B0BEC5", "#B0BEC5", "#B0BEC5", "#B0BEC5", "#B0BEC5", "#B0BEC5", "#B0BEC5", "#B0BEC5", "#B0BEC5", "#B0BEC5", "#B0BEC5", "#B0BEC5", "#B0BEC5", "#B0BEC5", "#B0BEC5", "#B0BEC5", "#B0BEC5", "#B0BEC5", "#B0BEC5", "#B0BEC5", "#B0BEC5", "#B0BEC5", "#B0BEC5", "#B0BEC5", "#B0BEC5", "#B0BEC5", "red", "#B0BEC5"]]}], "label": "Topic 45", "method": "update"}, {"args": [{"marker.color": [["#B0BEC5", "#B0BEC5", "#B0BEC5", "#B0BEC5", "#B0BEC5", "#B0BEC5", "#B0BEC5", "#B0BEC5", "#B0BEC5", "#B0BEC5", "#B0BEC5", "#B0BEC5", "#B0BEC5", "#B0BEC5", "#B0BEC5", "#B0BEC5", "#B0BEC5", "#B0BEC5", "#B0BEC5", "#B0BEC5", "#B0BEC5", "#B0BEC5", "#B0BEC5", "#B0BEC5", "#B0BEC5", "#B0BEC5", "#B0BEC5", "#B0BEC5", "#B0BEC5", "#B0BEC5", "#B0BEC5", "#B0BEC5", "#B0BEC5", "#B0BEC5", "#B0BEC5", "#B0BEC5", "#B0BEC5", "#B0BEC5", "#B0BEC5", "#B0BEC5", "#B0BEC5", "#B0BEC5", "#B0BEC5", "#B0BEC5", "#B0BEC5", "#B0BEC5", "red"]]}], "label": "Topic 46", "method": "update"}]}], "title": {"font": {"color": "Black", "size": 22}, "text": "<b>Intertopic Distance Map</b>", "x": 0.5, "xanchor": "center", "y": 0.95, "yanchor": "top"}, "width": 650, "xaxis": {"anchor": "y", "domain": [0, 1], "range": [-11.05, 24.09], "title": {"text": ""}, "visible": false}, "yaxis": {"anchor": "x", "domain": [0, 1], "range": [-11.83, 24.11], "title": {"text": ""}, "visible": false}}}
